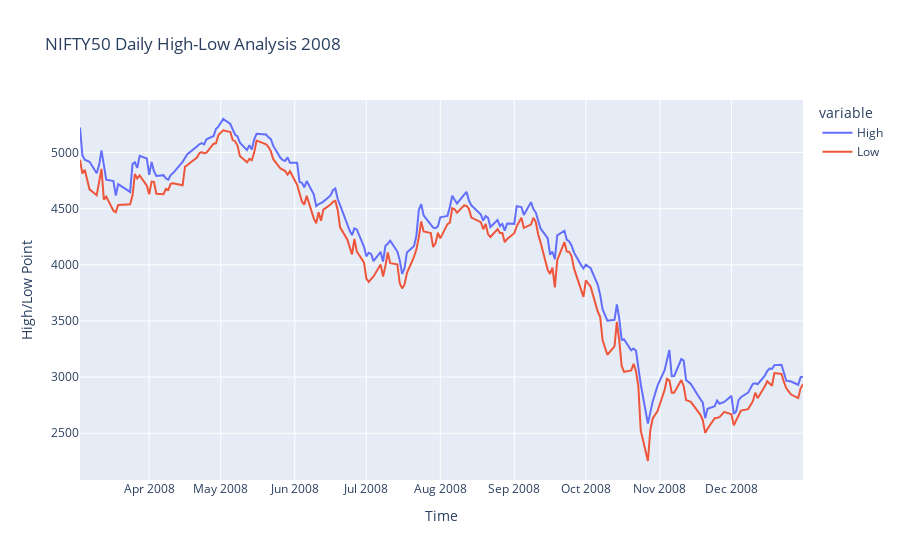

Notebook source saved alongside this figure:
### Code cell
year = int(input('Enter the year for which you want plot:'))

nifty_50_specific_year = nifty50[nifty50['Year']==year]

fig = px.line(nifty_50_specific_year, 
              x='Date',
              y=['High','Low'],
              title=f'NIFTY50 Daily High-Low Analysis {year}'
                         )
fig.update_layout(xaxis_title="Time", 
                  yaxis_title="High/Low Point"
                 )
fig.show()

### Figure 1 — Plotly figure (JSON) as saved in the notebook; plotly's stock layout.template omitted (floating-point values rounded to 4 significant figures; data arrays with more than 128 entries replaced by an {"elided": "..."} marker saying what was removed)
{"data": [{"hovertemplate": "variable=High<br>Date=%{x}<br>value=%{y}<extra></extra>", "legendgroup": "High", "line": {"color": "#636efa", "dash": "solid"}, "marker": {"symbol": "circle"}, "mode": "lines", "name": "High", "orientation": "v", "showlegend": true, "type": "scatter", "x": {"elided": "202 str values"}, "xaxis": "x", "y": {"elided": "202 float values"}, "yaxis": "y"}, {"hovertemplate": "variable=Low<br>Date=%{x}<br>value=%{y}<extra></extra>", "legendgroup": "Low", "line": {"color": "#EF553B", "dash": "solid"}, "marker": {"symbol": "circle"}, "mode": "lines", "name": "Low", "orientation": "v", "showlegend": true, "type": "scatter", "x": {"elided": "202 str values"}, "xaxis": "x", "y": {"elided": "202 float values"}, "yaxis": "y"}], "layout": {"legend": {"title": {"text": "variable"}, "tracegroupgap": 0}, "title": {"text": "NIFTY50 Daily High-Low Analysis 2008"}, "xaxis": {"anchor": "y", "domain": [0, 1], "title": {"text": "Time"}}, "yaxis": {"anchor": "x", "domain": [0, 1], "title": {"text": "High/Low Point"}}}}
